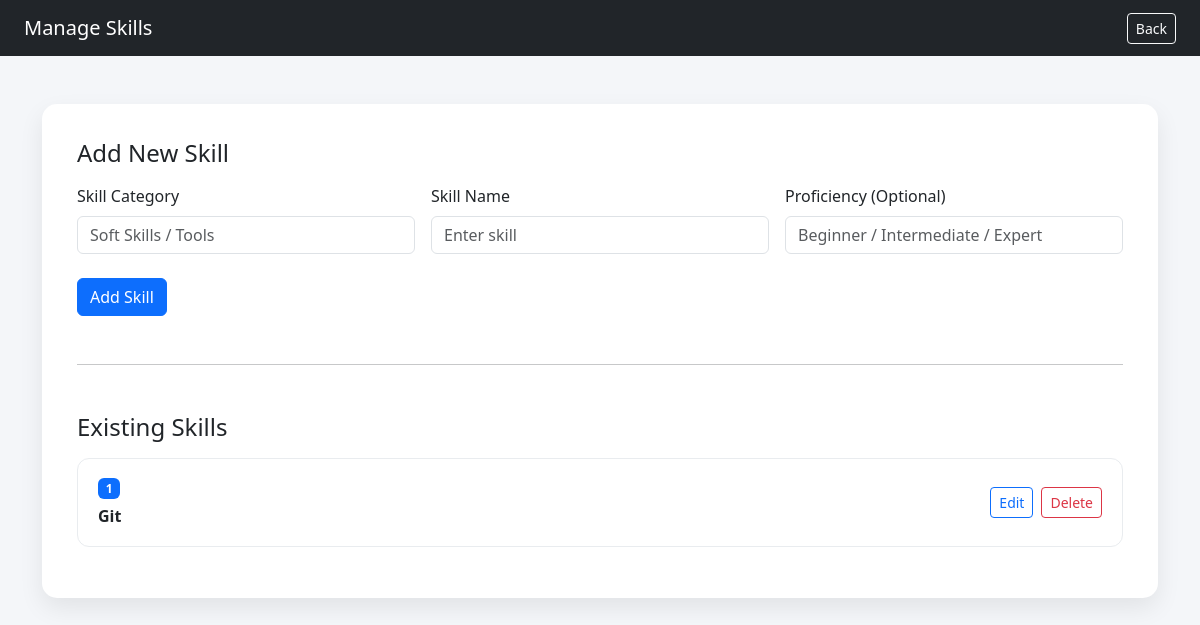
/dashboard/skills/ (signed in), run on an earlier commit of the app's database.
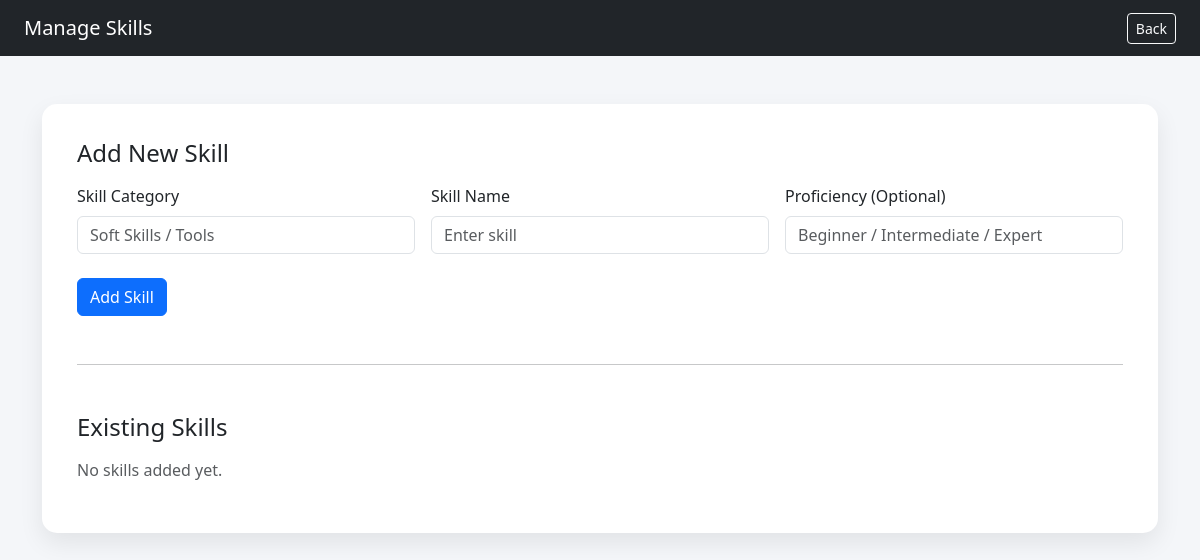
And on a later commit of the database.
### main/models.py (models this page shows, shortened)
class Skill(models.Model):
    user = models.ForeignKey(
        User,
        on_delete=models.CASCADE,
        related_name="skills"
    )
    category = models.CharField(max_length=100)  # ⭐ Soft Skills / Tools
    name = models.CharField(max_length=100)      # ⭐ actual skill
    proficiency = models.CharField(max_length=50, blank=True)

### main/views.py (the view)
# urls.py: path('dashboard/skills/', views.manage_skills, name='manage_skills'),
@login_required
def manage_skills(request):
    skills = Skill.objects.filter(user=request.user)
    if request.method == "POST":
        form = SkillForm(request.POST)
        if form.is_valid():
            skill = form.save(commit=False)
            skill.user = request.user
            skill.save()
            return redirect("manage_skills")
    else:
        form = SkillForm()
    context = {
        "form": form,
        "skills": skills,
    }
    return render(request, "manage_skills.html", context)

### main/forms.py
class SkillForm(forms.ModelForm):
    class Meta:
        model = Skill
        fields = ['category', 'name', 'proficiency']
        widgets = {
            'category': forms.TextInput(attrs={
                'class': 'form-control',
                'placeholder': 'Soft Skills / Tools'
            }),
            'name': forms.TextInput(attrs={
                'class': 'form-control',
                'placeholder': 'Enter skill'
            }),
            'proficiency': forms.TextInput(attrs={
                'class': 'form-control',
                'placeholder': 'Optional'
            }),
        }

### main/templates/manage_skills.html (shortened to what this page needs)
<!DOCTYPE html>
<html>
<head>
    <link href="https://cdn.jsdelivr.net/npm/bootstrap@5.3.2/dist/css/bootstrap.min.css" rel="stylesheet">
</head>
<body>
<nav class="navbar navbar-dark bg-dark px-4">
    <span class="navbar-brand">Manage Skills</span>
    <div>
        <a href="{% url 'dashboard' %}" class="btn btn-outline-light btn-sm">
            Back
        </a>
    </div>
</nav>
<div class="container mt-5">
    <div class="main-card">
        <h4 class="mb-3">Add New Skill</h4>
        <form method="POST">
            <div class="row g-3">
                <div class="col-md-4">
                    <label class="form-label">Skill Category</label>
                    <input type="text" name="category" class="form-control" placeholder="Soft Skills / Tools" required>
                </div>
                <div class="col-md-4">
                    <label class="form-label">Skill Name</label>
                    <input type="text" name="name" class="form-control" placeholder="Enter skill" required>
                </div>
                <div class="col-md-4">
                    <label class="form-label">Proficiency (Optional)</label>
                    <input type="text" name="proficiency" class="form-control" placeholder="Beginner / Intermediate / Expert">
                </div>
            </div>
            <button type="submit" class="btn btn-primary mt-4">
                Add Skill
            </button>
        </form>
        <hr class="my-5">
        <h4 class="mb-3">Existing Skills</h4>
        {% if skills %}
            {% for skill in skills %}
            <div class="skill-card mb-3 d-flex justify-content-between align-items-center">
                <div>
                    <span class="badge category-badge mb-2">
                        {{ skill.category }}
                    </span>
                    <h6 class="mb-1 fw-semibold">
                        {{ skill.name }}
                    </h6>
                </div>
                <div class="action-buttons">
                    <a href="{% url 'edit_skill' skill.id %}"
                       class="btn btn-outline-primary btn-sm">
                        Edit
                    </a>
                    <form method="POST"
                          action="{% url 'delete_skill' skill.id %}"
                          onsubmit="return confirm('Delete this skill?');">
                        <button type="submit"
                                class="btn btn-outline-danger btn-sm">
                            Delete
                        </button>
                    </form>
                </div>
            </div>
            {% endfor %}
        {% else %}
            <p class="text-muted">No skills added yet.</p>
        {% endif %}
    </div>
</div>
</body>
</html>

What changed in the data, as far as the page shows it:
removed Skill: category "1", name "Git"
Also different on the page:
text now shown: "No skills added yet."
